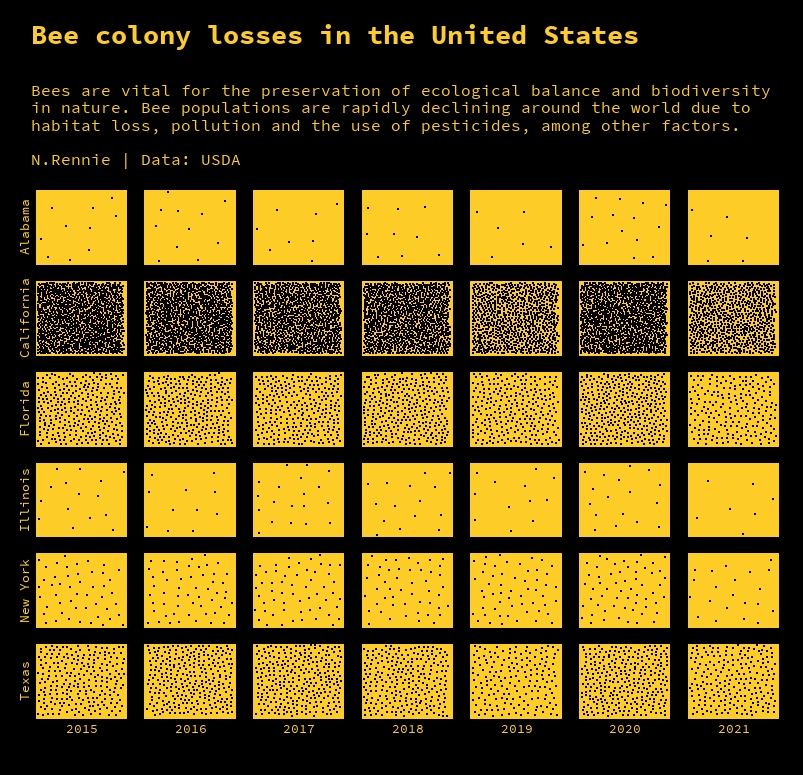

This figure's R source:
library(tidyverse)
library(poissoned)
library(showtext)

# read data
tuesdata <- tidytuesdayR::tt_load('2022-01-11')
colony <- tuesdata$colony
stressor <- tuesdata$stressor

# add fonts
font_add_google(name = "Source Code Pro", family = "source")
showtext_auto()

# prep data
plot_data <- colony %>% 
  filter(state %in% c("California", "Texas", "Florida", "New York", "Alabama", "Illinois"), 
         year != "6/") %>% 
  group_by(year, state) %>% 
  summarise(bees = sum(colony_n)) %>% 
  mutate(year = as.numeric(year))

# prep points for plot
bees_grid <- plot_data %>% 
  rowwise() %>% 
  mutate(
    t = sqrt(bees / 1000),
    pnts = list(poisson_disc(ncols = t, nrows = t, cell_size = 1 / t))
  ) %>% 
  ungroup() %>% 
  unnest(pnts)

# make plot
ggplot() +
  geom_tile(data = bees_grid, aes(0.5, 0.5, width = 1.07, height = 1.07), fill="#fecc27", color = "black", size = 0.5, stat = "unique") +
  geom_point(data = bees_grid, aes(x, y), size=0.3) +
  facet_grid(state ~ year, switch = "both") +
  labs(x = "", y = "", caption = "", 
       subtitle = "Bees are vital for the preservation of ecological balance and biodiversity\nin nature. Bee populations are rapidly declining around the world due to\nhabitat loss, pollution and the use of pesticides, among other factors. \n\nN.Rennie | Data: USDA\n", 
       title = "Bee colony losses in the United States\n") +
  theme_void() +
  theme(plot.background = element_rect(fill = "black", colour="black"),
        panel.background = element_rect(fill = "black", colour="black"),
        strip.background =element_rect(fill="black"),
        strip.text = element_text(colour = '#fecc27', family="source", size=10), 
        plot.title = element_text(colour = '#fecc27', family="source", face = "bold", size=20),
        plot.subtitle = element_text(colour = '#fecc27', family="source", size=12),
        plot.caption = element_text(colour = '#fecc27', family="source", size=12), 
        plot.margin = unit(c(0.5, 0.5, 0.5, 0.5), "cm"))
